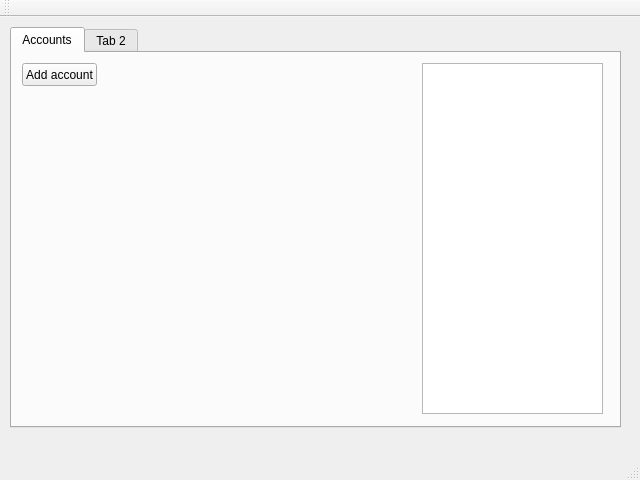
<?xml version="1.0" encoding="UTF-8"?>
<ui version="4.0">
 <class>mainWindow</class>
 <widget class="QMainWindow" name="mainWindow">
  <property name="geometry">
   <rect>
    <x>0</x>
    <y>0</y>
    <width>640</width>
    <height>480</height>
   </rect>
  </property>
  <property name="windowTitle">
   <string>mainWindow</string>
  </property>
  <widget class="QWidget" name="centralWidget">
   <widget class="QTabWidget" name="tab_Widget">
    <property name="geometry">
     <rect>
      <x>10</x>
      <y>10</y>
      <width>611</width>
      <height>401</height>
     </rect>
    </property>
    <property name="autoFillBackground">
     <bool>false</bool>
    </property>
    <widget class="QWidget" name="tab_Accounts">
     <attribute name="title">
      <string>Accounts</string>
     </attribute>
     <widget class="QTableWidget" name="tw_Accounts">
      <property name="geometry">
       <rect>
        <x>410</x>
        <y>10</y>
        <width>181</width>
        <height>351</height>
       </rect>
      </property>
     </widget>
     <widget class="QPushButton" name="pb_AddAccount">
      <property name="geometry">
       <rect>
        <x>10</x>
        <y>10</y>
        <width>75</width>
        <height>23</height>
       </rect>
      </property>
      <property name="text">
       <string>Add account</string>
      </property>
     </widget>
    </widget>
    <widget class="QWidget" name="tab_2">
     <attribute name="title">
      <string>Tab 2</string>
     </attribute>
    </widget>
   </widget>
  </widget>
  <widget class="QMenuBar" name="menuBar">
   <property name="geometry">
    <rect>
     <x>0</x>
     <y>0</y>
     <width>640</width>
     <height>21</height>
    </rect>
   </property>
  </widget>
  <widget class="QToolBar" name="mainToolBar">
   <attribute name="toolBarArea">
    <enum>TopToolBarArea</enum>
   </attribute>
   <attribute name="toolBarBreak">
    <bool>false</bool>
   </attribute>
  </widget>
  <widget class="QStatusBar" name="statusBar"/>
 </widget>
 <layoutdefault spacing="6" margin="11"/>
 <resources/>
 <connections/>
</ui>
